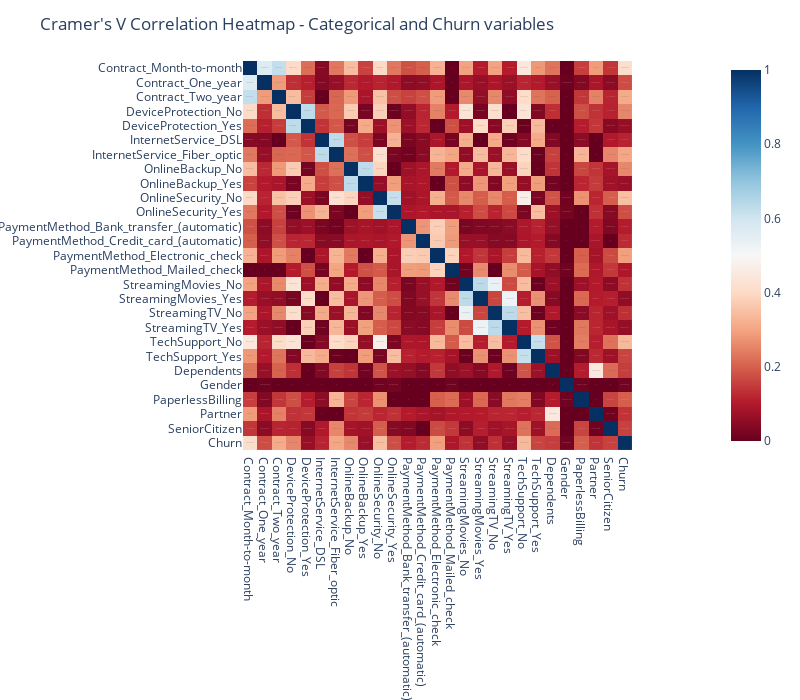

The code cell stored with this chart in its notebook:
### Code cell
from dython.nominal import associations
import matplotlib.pyplot as plt

plt.ioff() # to not show the default matplotlib plot from the associations function
excluded = ['Tenure','MonthlyCharges']
string_columns = [ col for col in X_train.columns if col not in excluded]
df_categorical = X_train[string_columns].assign(Churn=y_train)
corr_measures = associations(df_categorical, nominal_columns='all', plot = False)
fig = px.imshow(corr_measures['corr'],color_continuous_scale="RdBu",text_auto=True)
fig.update_layout(title="Cramer's V Correlation Heatmap - Categorical and Churn variables", width=800, height=700)
fig.show()

### Figure 1 — Plotly figure (JSON) as saved in the notebook; plotly's stock layout.template omitted (floating-point values rounded to 4 significant figures; data arrays with more than 128 entries replaced by an {"elided": "..."} marker saying what was removed)
{"data": [{"coloraxis": "coloraxis", "hovertemplate": "x: %{x}<br>y: %{y}<br>color: %{z}<extra></extra>", "name": "0", "texttemplate": "%{z}", "type": "heatmap", "x": ["Contract_Month-to-month", "Contract_One_year", "Contract_Two_year", "DeviceProtection_No", "DeviceProtection_Yes", "InternetService_DSL", "InternetService_Fiber_optic", "OnlineBackup_No", "OnlineBackup_Yes", "OnlineSecurity_No", "OnlineSecurity_Yes", "PaymentMethod_Bank_transfer_(automatic)", "PaymentMethod_Credit_card_(automatic)", "PaymentMethod_Electronic_check", "PaymentMethod_Mailed_check", "StreamingMovies_No", "StreamingMovies_Yes", "StreamingTV_No", "StreamingTV_Yes", "TechSupport_No", "TechSupport_Yes", "Dependents", "Gender", "PaperlessBilling", "Partner", "SeniorCitizen", "Churn"], "xaxis": "x", "y": ["Contract_Month-to-month", "Contract_One_year", "Contract_Two_year", "DeviceProtection_No", "DeviceProtection_Yes", "InternetService_DSL", "InternetService_Fiber_optic", "OnlineBackup_No", "OnlineBackup_Yes", "OnlineSecurity_No", "OnlineSecurity_Yes", "PaymentMethod_Bank_transfer_(automatic)", "PaymentMethod_Credit_card_(automatic)", "PaymentMethod_Electronic_check", "PaymentMethod_Mailed_check", "StreamingMovies_No", "StreamingMovies_Yes", "StreamingTV_No", "StreamingTV_Yes", "TechSupport_No", "TechSupport_Yes", "Dependents", "Gender", "PaperlessBilling", "Partner", "SeniorCitizen", "Churn"], "yaxis": "y", "z": {"elided": "27x27 float values"}}], "layout": {"coloraxis": {"colorscale": [[0, "rgb(103,0,31)"], [0.1, "rgb(178,24,43)"], [0.2, "rgb(214,96,77)"], [0.3, "rgb(244,165,130)"], [0.4, "rgb(253,219,199)"], [0.5, "rgb(247,247,247)"], [0.6, "rgb(209,229,240)"], [0.7, "rgb(146,197,222)"], [0.8, "rgb(67,147,195)"], [0.9, "rgb(33,102,172)"], [1, "rgb(5,48,97)"]]}, "height": 700, "margin": {"t": 60}, "title": {"text": "Cramer's V Correlation Heatmap - Categorical and Churn variables"}, "width": 800, "xaxis": {"anchor": "y", "constrain": "domain", "domain": [0, 1], "scaleanchor": "y"}, "yaxis": {"anchor": "x", "autorange": "reversed", "constrain": "domain", "domain": [0, 1]}}}
